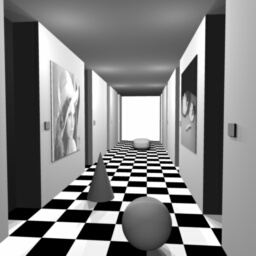
#> input picture Assignment_2_Disparity_and_Depth/corridorl.jpg, 256 x 256 px
$ jupyter execute Assignment.ipynb
#> lines starting #> are read from the running program, lines starting #| are printed output that depends on the picture
# Import Libraries

[cell 1]
import numpy as np
import matplotlib.pyplot as plt
from PIL import Image

from IPython.display import display, HTML
display(HTML("<style>.container { width:80% !important; }</style>"))

# CV2 (for checking)

[cell 2]
#### uses cv2 for comparison ####
import cv2

for i in range(2):
    # import left and right images as greyscale and convert to numpy array
    if (i == 0):
        # corridor image set
        left_img = "corridorl.jpg"
        right_img = "corridorr.jpg"
    else:
        # triclopsi2 image set
        left_img = "triclopsi2l.jpg"
        right_img = "triclopsi2r.jpg"

    imgL = cv2.imread(left_img, 0)
#> imgL is the input picture: shape (256, 256); min 0, max 255, mean 127.8
    imgR = cv2.imread(right_img, 0)
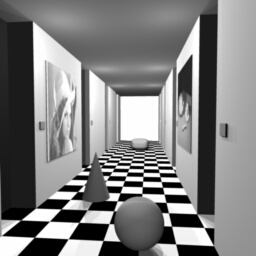
#> input picture Assignment_2_Disparity_and_Depth/corridorr.jpg, 256 x 256 px
#> imgR is the input picture: shape (256, 256); min 0, max 255, mean 128

    stereo = cv2.StereoBM_create(numDisparities=16, blockSize=13)
    disparity = stereo.compute(imgL,imgR)
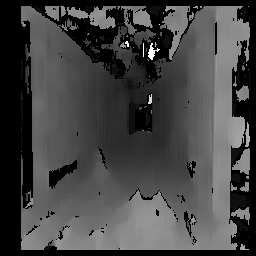
#> disparity: shape (256, 256) int16; min -16, max 240, mean 52.9; drawn with min black and max white
    # plt.figure()
    plt.figure(figsize = (20,10))
#> (this line was passed over: IPython is not available in this run)
    plt.imshow(disparity,'gray')
#> (this line was passed over: IPython is not available in this run)
    plt.xticks([])
#> (this line was passed over: IPython is not available in this run)
    plt.yticks([])
#> (this line was passed over: IPython is not available in this run)
#> pass 2 of the loop `for i in range(2):`:
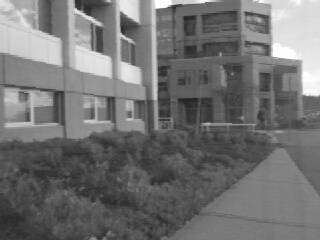
#> input picture Assignment_2_Disparity_and_Depth/triclopsi2l.jpg, 320 x 240 px
#> imgL is the input picture: shape (240, 320); min 33, max 255, mean 114
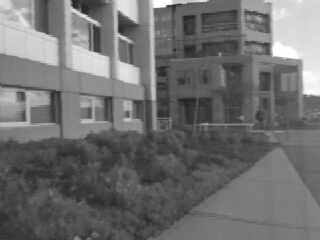
#> input picture Assignment_2_Disparity_and_Depth/triclopsi2r.jpg, 320 x 240 px
#> imgR is the input picture: shape (240, 320); min 35, max 255, mean 110.9
#> `disparity = stereo.compute(imgL,imgR)`:
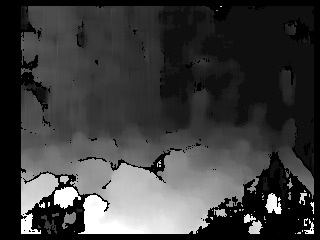
#> disparity: shape (240, 320) int16; min -16, max 240, mean 45.7; drawn with min black and max white
